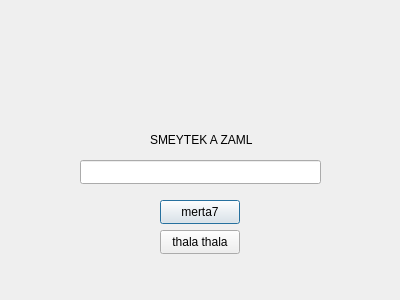
<?xml version="1.0" encoding="UTF-8"?>
<ui version="4.0">
 <class>Dialog</class>
 <widget class="QDialog" name="Dialog">
  <property name="geometry">
   <rect>
    <x>0</x>
    <y>0</y>
    <width>400</width>
    <height>300</height>
   </rect>
  </property>
  <property name="windowTitle">
   <string>Dialog</string>
  </property>
  <widget class="QLineEdit" name="userNameInput">
   <property name="geometry">
    <rect>
     <x>80</x>
     <y>160</y>
     <width>241</width>
     <height>24</height>
    </rect>
   </property>
  </widget>
  <widget class="QLabel" name="label">
   <property name="geometry">
    <rect>
     <x>150</x>
     <y>130</y>
     <width>261</width>
     <height>20</height>
    </rect>
   </property>
   <property name="text">
    <string>SMEYTEK A ZAML </string>
   </property>
  </widget>
  <widget class="QPushButton" name="okButton">
   <property name="geometry">
    <rect>
     <x>160</x>
     <y>200</y>
     <width>80</width>
     <height>24</height>
    </rect>
   </property>
   <property name="text">
    <string>merta7</string>
   </property>
  </widget>
  <widget class="QPushButton" name="cancelButton">
   <property name="geometry">
    <rect>
     <x>160</x>
     <y>230</y>
     <width>80</width>
     <height>24</height>
    </rect>
   </property>
   <property name="text">
    <string>thala thala</string>
   </property>
  </widget>
 </widget>
 <resources/>
 <connections/>
</ui>
